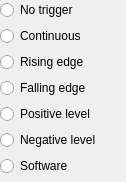
<?xml version="1.0" encoding="UTF-8"?>
<ui version="4.0">
 <class>CTriggerParamsGuiComp</class>
 <widget class="QWidget" name="CTriggerParamsGuiComp">
  <property name="geometry">
   <rect>
    <x>0</x>
    <y>0</y>
    <width>126</width>
    <height>182</height>
   </rect>
  </property>
  <layout class="QVBoxLayout" name="verticalLayout">
   <property name="margin">
    <number>0</number>
   </property>
   <item>
    <widget class="QRadioButton" name="NoTriggerRB">
     <property name="text">
      <string>No trigger</string>
     </property>
    </widget>
   </item>
   <item>
    <widget class="QRadioButton" name="ContinuousRB">
     <property name="text">
      <string>Continuous</string>
     </property>
    </widget>
   </item>
   <item>
    <widget class="QRadioButton" name="RisingEdgeRB">
     <property name="text">
      <string>Rising edge</string>
     </property>
    </widget>
   </item>
   <item>
    <widget class="QRadioButton" name="FallingEdgeRB">
     <property name="text">
      <string>Falling edge</string>
     </property>
    </widget>
   </item>
   <item>
    <widget class="QRadioButton" name="PositiveLevelRB">
     <property name="text">
      <string>Positive level</string>
     </property>
    </widget>
   </item>
   <item>
    <widget class="QRadioButton" name="NegativeLevelRB">
     <property name="text">
      <string>Negative level</string>
     </property>
    </widget>
   </item>
   <item>
    <widget class="QRadioButton" name="SoftwareTriggerRB">
     <property name="text">
      <string>Software</string>
     </property>
    </widget>
   </item>
  </layout>
 </widget>
 <resources/>
 <connections/>
</ui>
